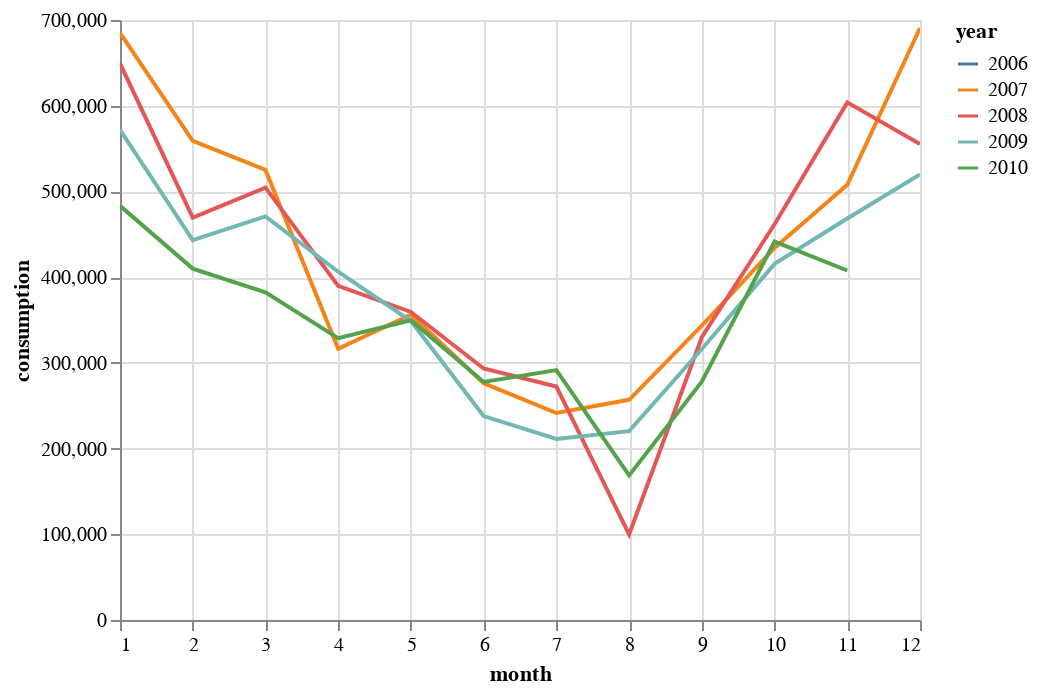

The code cell stored with this chart in its notebook:
### Code cell
import altair as alt

alt.Chart(power_monthly).mark_line().encode(
    x='month',
    y='consumption',
    color='year:N',
    tooltip = ['consumption', 'month_name']
).interactive()

### Figure 1 — Vega-Lite specification as saved in the notebook (floating-point values rounded to 4 significant figures)
{"config": {"view": {"continuousWidth": 400, "continuousHeight": 300}}, "data": {"name": "data-2474b9140f427aa59fb25650b57fdfdd"}, "mark": "line", "encoding": {"color": {"type": "nominal", "field": "year"}, "tooltip": [{"type": "quantitative", "field": "consumption"}, {"type": "nominal", "field": "month_name"}], "x": {"type": "quantitative", "field": "month"}, "y": {"type": "quantitative", "field": "consumption"}}, "selection": {"selector001": {"type": "interval", "bind": "scales", "encodings": ["x", "y"]}}, "$schema": "https://vega.github.io/schema/vega-lite/v4.8.1.json", "datasets": {"data-2474b9140f427aa59fb25650b57fdfdd": [{"consumption": 457800.0, "year": 2006, "month": 12, "month_name": "December"}, {"consumption": 684900.0, "year": 2007, "month": 1, "month_name": "January"}, {"consumption": 559000.0, "year": 2007, "month": 2, "month_name": "February"}, {"consumption": 525100.0, "year": 2007, "month": 3, "month_name": "March"}, {"consumption": 316400.0, "year": 2007, "month": 4, "month_name": "April"}, {"consumption": 356200.0, "year": 2007, "month": 5, "month_name": "May"}, {"consumption": 276300.0, "year": 2007, "month": 6, "month_name": "June"}, {"consumption": 241500.0, "year": 2007, "month": 7, "month_name": "July"}, {"consumption": 256900.0, "year": 2007, "month": 8, "month_name": "August"}, {"consumption": 343400.0, "year": 2007, "month": 9, "month_name": "September"}, {"consumption": 434100.0, "year": 2007, "month": 10, "month_name": "October"}, {"consumption": 507800.0, "year": 2007, "month": 11, "month_name": "November"}, {"consumption": 690600.0, "year": 2007, "month": 12, "month_name": "December"}, {"consumption": 649300.0, "year": 2008, "month": 1, "month_name": "January"}, {"consumption": 469400.0, "year": 2008, "month": 2, "month_name": "February"}, {"consumption": 504500.0, "year": 2008, "month": 3, "month_name": "March"}, {"consumption": 389900.0, "year": 2008, "month": 4, "month_name": "April"}, {"consumption": 359400.0, "year": 2008, "month": 5, "month_name": "May"}, {"consumption": 293500.0, "year": 2008, "month": 6, "month_name": "June"}, {"consumption": 272300.0, "year": 2008, "month": 7, "month_name": "July"}, {"consumption": 99900.0, "year": 2008, "month": 8, "month_name": "August"}, {"consumption": 329900.0, "year": 2008, "month": 9, "month_name": "September"}, {"consumption": 461700.0, "year": 2008, "month": 10, "month_name": "October"}, {"consumption": 603900.0, "year": 2008, "month": 11, "month_name": "November"}, {"consumption": 555300.0, "year": 2008, "month": 12, "month_name": "December"}, {"consumption": 572000.0, "year": 2009, "month": 1, "month_name": "January"}, {"consumption": 443100.0, "year": 2009, "month": 2, "month_name": "February"}, {"consumption": 470900.0, "year": 2009, "month": 3, "month_name": "March"}, {"consumption": 406300.0, "year": 2009, "month": 4, "month_name": "April"}, {"consumption": 348800.0, "year": 2009, "month": 5, "month_name": "May"}, {"consumption": 237900.0, "year": 2009, "month": 6, "month_name": "June"}, {"consumption": 211200.0, "year": 2009, "month": 7, "month_name": "July"}, {"consumption": 220300.0, "year": 2009, "month": 8, "month_name": "August"}, {"consumption": 316200.0, "year": 2009, "month": 9, "month_name": "September"}, {"consumption": 415500.0, "year": 2009, "month": 10, "month_name": "October"}, {"consumption": 468300.0, "year": 2009, "month": 11, "month_name": "November"}, {"consumption": 519900.0, "year": 2009, "month": 12, "month_name": "December"}, {"consumption": 483300.0, "year": 2010, "month": 1, "month_name": "January"}, {"consumption": 410000.0, "year": 2010, "month": 2, "month_name": "February"}, {"consumption": 382300.0, "year": 2010, "month": 3, "month_name": "March"}, {"consumption": 328900.0, "year": 2010, "month": 4, "month_name": "April"}, {"consumption": 349800.0, "year": 2010, "month": 5, "month_name": "May"}, {"consumption": 277700.0, "year": 2010, "month": 6, "month_name": "June"}, {"consumption": 291500.0, "year": 2010, "month": 7, "month_name": "July"}, {"consumption": 168700.0, "year": 2010, "month": 8, "month_name": "August"}, {"consumption": 277900.0, "year": 2010, "month": 9, "month_name": "September"}, {"consumption": 441500.0, "year": 2010, "month": 10, "month_name": "October"}, {"consumption": 407700.0, "year": 2010, "month": 11, "month_name": "November"}]}}
